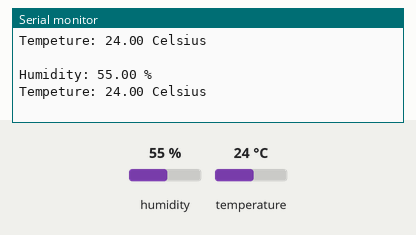
The sketch below on a simulated Arduino Uno, built for the host (arithmetic inside an expression is 32-bit, double 64-bit). Parts: the last lines printed to the serial monitor. The test bench sets the inputs (shaded band); at power-on: humidity 55 %, temperature 24 °C.

Above: at 3.8 s.
3.9 s: humidity set to 22 %
At 6.6 s:
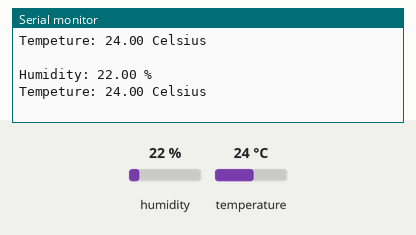
7.8 s: temperature set to 12 °C
At 9.7 s:
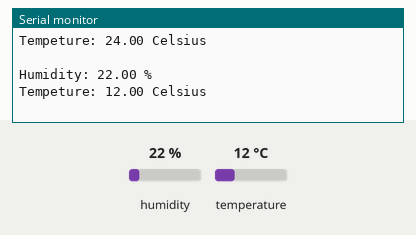
11.7 s: humidity set to 40 %
At 12.9 s:
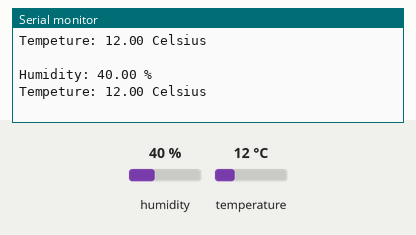
Timing chart, 0 to 14.7 s (numbered marks = the images above; inputs shaded):
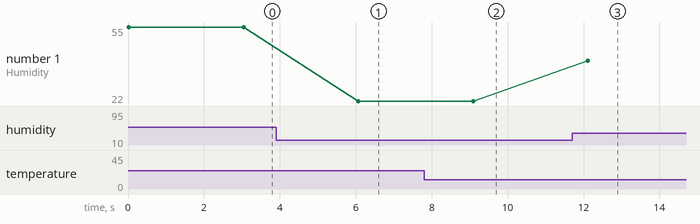

Measured:
- after the input at 3.9 s, the serial monitor: prints a new line after 2.2 s (image 1)
- after the input at 7.8 s, the serial monitor: prints a new line after 1.3 s (image 2)
- after the input at 11.7 s, the serial monitor: prints a new line after 0.42 s (image 3)
- plotted number 1: 55 → 22 after the input at 3.9 s, 22 → 40 after the input at 11.7 s

The sketch:

humidity_temperature_sensor.ino
```cpp
/*
 * Project name: Humidity and Temperature Sensor
 * Description: Reading a DHT11 Sensor
 * Hostpage: https://github.com/LeandroTeodoroRJ/ESP8266
 * Stable: Yes
 * Version: 2.0
 * Last Uptate: 09.06.24
 * Dependences:
 *    Adafruit Unified Sensor 1.1.14
 *    DHT11 library - https://github.com/adafruit/DHT-sensor-library
 * Current: Yes
 * Maintainer: leandroteodoro.engenharia@gmail.com
 * Architecture: ModeMCU Ver3.0 - ESP8266
 * Compile/Interpreter: Arduino IDE Ver 2.3.2
 * Access: Public
 * Changelog: No
 * Readme and Documents: No
 * Links: No
 * Other Notes: The input is defined by GPIO number, not Dx number.
 *
 */

#include "DHT.h"

#define DHTPIN 5        // Output pin from DHT11
#define DHTTYPE DHT11   // DHT 11
#define RATE_115KBPS  115200
#define MESURE_DELAY_TIME 3000
#define BOTH_MESURE_ERROR 1

bool mesureIsNotValid(float humidity, float temperature);
void showReadErrorMessage();
void showMesures(float hum, float temp);

DHT dht(DHTPIN, DHTTYPE);

void setup() {
  Serial.begin(RATE_115KBPS);
  dht.begin();
}

void loop() {
  float humidity = dht.readHumidity();
  float temperature = dht.readTemperature();

  try{
    if (mesureIsNotValid(humidity, temperature)){
    throw(BOTH_MESURE_ERROR);
    return;
    }
  }
  catch(int code){
    showReadErrorMessage();
  }

  showMesures(humidity, temperature);
  delay(MESURE_DELAY_TIME);
}

bool mesureIsNotValid(float humidity, float temperature){
  return isnan(humidity) || isnan(temperature);
}

void showReadErrorMessage(){
  Serial.println("Falha na leitura!");
}

void showMesures(float hum, float temp){
  Serial.print("Humidity: ");
  Serial.print(hum);
  Serial.println(" %\t");
  Serial.print("Tempeture: ");
  Serial.print(temp);
  Serial.println(" Celsius");
  Serial.println(" ");
}
```
